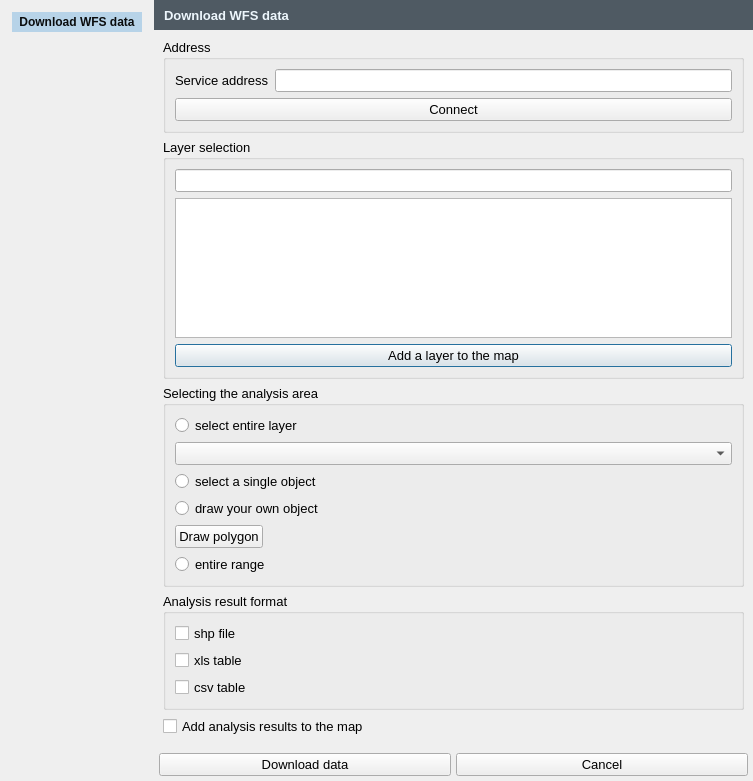
<?xml version="1.0" encoding="UTF-8"?>
<ui version="4.0">
 <class>WydrukDialog</class>
 <widget class="QDialog" name="WydrukDialog">
  <property name="windowModality">
   <enum>Qt::NonModal</enum>
  </property>
  <property name="enabled">
   <bool>true</bool>
  </property>
  <property name="geometry">
   <rect>
    <x>0</x>
    <y>0</y>
    <width>753</width>
    <height>781</height>
   </rect>
  </property>
  <property name="sizePolicy">
   <sizepolicy hsizetype="Expanding" vsizetype="Expanding">
    <horstretch>1</horstretch>
    <verstretch>1</verstretch>
   </sizepolicy>
  </property>
  <property name="font">
   <font>
    <family>Segoe UI</family>
    <pointsize>10</pointsize>
    <weight>50</weight>
    <italic>false</italic>
    <bold>false</bold>
   </font>
  </property>
  <property name="windowTitle">
   <string>GIAP-PolaMap(lite)</string>
  </property>
  <property name="windowIcon">
   <iconset>
    <normaloff>:/plugins/giap_layout/icons/giap_logo.png</normaloff>:/plugins/giap_layout/icons/giap_logo.png</iconset>
  </property>
  <property name="styleSheet">
   <string notr="true"/>
  </property>
  <property name="locale">
   <locale language="English" country="UnitedKingdom"/>
  </property>
  <property name="sizeGripEnabled">
   <bool>false</bool>
  </property>
  <layout class="QGridLayout" name="gridLayout">
   <property name="leftMargin">
    <number>0</number>
   </property>
   <property name="topMargin">
    <number>0</number>
   </property>
   <property name="rightMargin">
    <number>0</number>
   </property>
   <property name="bottomMargin">
    <number>0</number>
   </property>
   <property name="spacing">
    <number>0</number>
   </property>
   <item row="1" column="1">
    <widget class="QStackedWidget" name="stackedWidget">
     <property name="font">
      <font>
       <family>Segoe UI</family>
       <pointsize>10</pointsize>
       <weight>50</weight>
       <italic>false</italic>
       <bold>false</bold>
      </font>
     </property>
     <property name="styleSheet">
      <string notr="true"/>
     </property>
     <property name="frameShape">
      <enum>QFrame::NoFrame</enum>
     </property>
     <property name="frameShadow">
      <enum>QFrame::Plain</enum>
     </property>
     <property name="currentIndex">
      <number>0</number>
     </property>
     <widget class="QWidget" name="opis">
      <layout class="QGridLayout" name="gridLayout_3">
       <property name="leftMargin">
        <number>0</number>
       </property>
       <property name="topMargin">
        <number>0</number>
       </property>
       <property name="rightMargin">
        <number>0</number>
       </property>
       <property name="bottomMargin">
        <number>0</number>
       </property>
       <property name="spacing">
        <number>0</number>
       </property>
       <item row="0" column="0">
        <widget class="QFrame" name="frame_7">
         <property name="minimumSize">
          <size>
           <width>200</width>
           <height>30</height>
          </size>
         </property>
         <property name="maximumSize">
          <size>
           <width>16777215</width>
           <height>30</height>
          </size>
         </property>
         <property name="styleSheet">
          <string notr="true">background-color: #4f5a63;
</string>
         </property>
         <property name="frameShape">
          <enum>QFrame::NoFrame</enum>
         </property>
         <property name="frameShadow">
          <enum>QFrame::Plain</enum>
         </property>
         <widget class="QLabel" name="title_label">
          <property name="geometry">
           <rect>
            <x>10</x>
            <y>0</y>
            <width>321</width>
            <height>30</height>
           </rect>
          </property>
          <property name="font">
           <font>
            <family>Segoe UI</family>
            <pointsize>10</pointsize>
            <weight>75</weight>
            <italic>false</italic>
            <bold>true</bold>
           </font>
          </property>
          <property name="styleSheet">
           <string notr="true">color : #EDF6FC;	font-weight: bold;</string>
          </property>
          <property name="text">
           <string>Download WFS data</string>
          </property>
         </widget>
        </widget>
       </item>
       <item row="1" column="0">
        <widget class="QFrame" name="frame_main">
         <property name="sizePolicy">
          <sizepolicy hsizetype="Expanding" vsizetype="Expanding">
           <horstretch>0</horstretch>
           <verstretch>0</verstretch>
          </sizepolicy>
         </property>
         <property name="frameShape">
          <enum>QFrame::NoFrame</enum>
         </property>
         <property name="frameShadow">
          <enum>QFrame::Plain</enum>
         </property>
         <layout class="QGridLayout" name="gridLayout_4">
          <item row="3" column="0">
           <widget class="QGroupBox" name="groupBox_4">
            <property name="sizePolicy">
             <sizepolicy hsizetype="Preferred" vsizetype="Maximum">
              <horstretch>0</horstretch>
              <verstretch>0</verstretch>
             </sizepolicy>
            </property>
            <property name="title">
             <string>Analysis result format</string>
            </property>
            <layout class="QGridLayout" name="gridLayout_8">
             <property name="topMargin">
              <number>9</number>
             </property>
             <item row="1" column="0">
              <widget class="QCheckBox" name="xslCheckBox">
               <property name="text">
                <string>xls table</string>
               </property>
              </widget>
             </item>
             <item row="0" column="0">
              <widget class="QCheckBox" name="shpCheckBox">
               <property name="text">
                <string>shp file</string>
               </property>
              </widget>
             </item>
             <item row="2" column="0">
              <widget class="QCheckBox" name="csvCheckBox">
               <property name="text">
                <string>csv table</string>
               </property>
              </widget>
             </item>
            </layout>
           </widget>
          </item>
          <item row="1" column="0">
           <widget class="QGroupBox" name="groupBox_2">
            <property name="sizePolicy">
             <sizepolicy hsizetype="Preferred" vsizetype="Preferred">
              <horstretch>0</horstretch>
              <verstretch>0</verstretch>
             </sizepolicy>
            </property>
            <property name="title">
             <string>Layer selection</string>
            </property>
            <layout class="QGridLayout" name="gridLayout_6">
             <property name="topMargin">
              <number>9</number>
             </property>
             <item row="1" column="0">
              <widget class="QLineEdit" name="chooseLayerEdit">
               <property name="inputMask">
                <string/>
               </property>
               <property name="maxLength">
                <number>32767</number>
               </property>
              </widget>
             </item>
             <item row="3" column="0">
              <widget class="QPushButton" name="addToMapButton">
               <property name="enabled">
                <bool>true</bool>
               </property>
               <property name="sizePolicy">
                <sizepolicy hsizetype="Minimum" vsizetype="Fixed">
                 <horstretch>0</horstretch>
                 <verstretch>0</verstretch>
                </sizepolicy>
               </property>
               <property name="text">
                <string>Add a layer to the map</string>
               </property>
              </widget>
             </item>
             <item row="2" column="0">
              <widget class="QListView" name="listView">
               <property name="sizePolicy">
                <sizepolicy hsizetype="Expanding" vsizetype="Ignored">
                 <horstretch>0</horstretch>
                 <verstretch>0</verstretch>
                </sizepolicy>
               </property>
               <property name="minimumSize">
                <size>
                 <width>0</width>
                 <height>140</height>
                </size>
               </property>
              </widget>
             </item>
            </layout>
           </widget>
          </item>
          <item row="2" column="0">
           <widget class="QGroupBox" name="groupBox_5">
            <property name="sizePolicy">
             <sizepolicy hsizetype="Preferred" vsizetype="Maximum">
              <horstretch>0</horstretch>
              <verstretch>0</verstretch>
             </sizepolicy>
            </property>
            <property name="title">
             <string>Selecting the analysis area</string>
            </property>
            <layout class="QGridLayout" name="gridLayout_10">
             <property name="topMargin">
              <number>9</number>
             </property>
             <item row="10" column="0">
              <widget class="QRadioButton" name="entireRangeButton">
               <property name="text">
                <string>entire range</string>
               </property>
              </widget>
             </item>
             <item row="2" column="0">
              <widget class="QRadioButton" name="singleObjectButton">
               <property name="text">
                <string>select a single object</string>
               </property>
              </widget>
             </item>
             <item row="1" column="0">
              <widget class="QgsMapLayerComboBox" name="mMapLayerComboBox">
               <property name="sizePolicy">
                <sizepolicy hsizetype="Preferred" vsizetype="Fixed">
                 <horstretch>0</horstretch>
                 <verstretch>0</verstretch>
                </sizepolicy>
               </property>
              </widget>
             </item>
             <item row="0" column="0">
              <widget class="QRadioButton" name="entireLayerButton">
               <property name="sizePolicy">
                <sizepolicy hsizetype="Minimum" vsizetype="Fixed">
                 <horstretch>0</horstretch>
                 <verstretch>0</verstretch>
                </sizepolicy>
               </property>
               <property name="text">
                <string>select entire layer</string>
               </property>
              </widget>
             </item>
             <item row="8" column="0">
              <widget class="QRadioButton" name="yourObjectButton">
               <property name="text">
                <string>draw your own object</string>
               </property>
              </widget>
             </item>
             <item row="9" column="0">
              <layout class="QHBoxLayout" name="horizontalLayout_2">
               <item>
                <widget class="QPushButton" name="drawPolygonButton">
                 <property name="enabled">
                  <bool>true</bool>
                 </property>
                 <property name="text">
                  <string>Draw polygon</string>
                 </property>
                </widget>
               </item>
               <item>
                <spacer name="horizontalSpacer_4">
                 <property name="orientation">
                  <enum>Qt::Horizontal</enum>
                 </property>
                 <property name="sizeHint" stdset="0">
                  <size>
                   <width>40</width>
                   <height>20</height>
                  </size>
                 </property>
                </spacer>
               </item>
              </layout>
             </item>
            </layout>
           </widget>
          </item>
          <item row="5" column="0">
           <spacer name="verticalSpacer">
            <property name="orientation">
             <enum>Qt::Vertical</enum>
            </property>
            <property name="sizeHint" stdset="0">
             <size>
              <width>20</width>
              <height>40</height>
             </size>
            </property>
           </spacer>
          </item>
          <item row="4" column="0">
           <widget class="QCheckBox" name="addResultsCheckBox">
            <property name="text">
             <string>Add analysis results to the map</string>
            </property>
           </widget>
          </item>
          <item row="0" column="0">
           <widget class="QGroupBox" name="groupBox">
            <property name="minimumSize">
             <size>
              <width>0</width>
              <height>0</height>
             </size>
            </property>
            <property name="title">
             <string>Address</string>
            </property>
            <layout class="QGridLayout" name="gridLayout_2">
             <item row="0" column="0">
              <widget class="QLabel" name="label">
               <property name="text">
                <string>Service address</string>
               </property>
              </widget>
             </item>
             <item row="0" column="1">
              <widget class="QLineEdit" name="serviceAddressEdit">
               <property name="text">
                <string/>
               </property>
              </widget>
             </item>
             <item row="1" column="0" colspan="2">
              <widget class="QPushButton" name="connectButton">
               <property name="sizePolicy">
                <sizepolicy hsizetype="Minimum" vsizetype="Fixed">
                 <horstretch>0</horstretch>
                 <verstretch>0</verstretch>
                </sizepolicy>
               </property>
               <property name="text">
                <string>Connect</string>
               </property>
              </widget>
             </item>
            </layout>
           </widget>
          </item>
         </layout>
        </widget>
       </item>
      </layout>
     </widget>
    </widget>
   </item>
   <item row="2" column="1">
    <layout class="QHBoxLayout" name="horizontalLayout">
     <property name="spacing">
      <number>5</number>
     </property>
     <property name="leftMargin">
      <number>5</number>
     </property>
     <property name="topMargin">
      <number>5</number>
     </property>
     <property name="rightMargin">
      <number>5</number>
     </property>
     <property name="bottomMargin">
      <number>5</number>
     </property>
     <item>
      <widget class="QPushButton" name="downloadButton">
       <property name="sizePolicy">
        <sizepolicy hsizetype="Expanding" vsizetype="Fixed">
         <horstretch>0</horstretch>
         <verstretch>0</verstretch>
        </sizepolicy>
       </property>
       <property name="text">
        <string>Download data</string>
       </property>
      </widget>
     </item>
     <item>
      <widget class="QPushButton" name="cancelButton">
       <property name="sizePolicy">
        <sizepolicy hsizetype="Expanding" vsizetype="Fixed">
         <horstretch>0</horstretch>
         <verstretch>0</verstretch>
        </sizepolicy>
       </property>
       <property name="font">
        <font>
         <family>Segoe UI</family>
         <pointsize>10</pointsize>
         <weight>50</weight>
         <italic>false</italic>
         <bold>false</bold>
        </font>
       </property>
       <property name="text">
        <string>Cancel</string>
       </property>
      </widget>
     </item>
    </layout>
   </item>
   <item row="0" column="0" rowspan="3">
    <widget class="QFrame" name="frame">
     <property name="minimumSize">
      <size>
       <width>120</width>
       <height>0</height>
      </size>
     </property>
     <property name="font">
      <font>
       <family>Segoe UI</family>
       <pointsize>10</pointsize>
       <weight>50</weight>
       <italic>false</italic>
       <bold>false</bold>
      </font>
     </property>
     <property name="styleSheet">
      <string notr="true">border-right: 2px solid #b7d3e8;
</string>
     </property>
     <layout class="QVBoxLayout" name="verticalLayout">
      <property name="spacing">
       <number>9</number>
      </property>
      <property name="leftMargin">
       <number>12</number>
      </property>
      <property name="topMargin">
       <number>12</number>
      </property>
      <property name="rightMargin">
       <number>12</number>
      </property>
      <property name="bottomMargin">
       <number>5</number>
      </property>
      <item>
       <widget class="QLabel" name="label_side">
        <property name="minimumSize">
         <size>
          <width>130</width>
          <height>20</height>
         </size>
        </property>
        <property name="styleSheet">
         <string notr="true">   background-color: #b7d3e8;
   color:  #0A0C0D;

   font-weight: bold;
</string>
        </property>
        <property name="text">
         <string>Download WFS data</string>
        </property>
        <property name="alignment">
         <set>Qt::AlignCenter</set>
        </property>
       </widget>
      </item>
      <item>
       <spacer name="verticalSpacer_3">
        <property name="orientation">
         <enum>Qt::Vertical</enum>
        </property>
        <property name="sizeHint" stdset="0">
         <size>
          <width>20</width>
          <height>40</height>
         </size>
        </property>
       </spacer>
      </item>
     </layout>
     <zorder>verticalSpacer_3</zorder>
     <zorder>label_side</zorder>
    </widget>
   </item>
  </layout>
 </widget>
 <customwidgets>
  <customwidget>
   <class>QgsMapLayerComboBox</class>
   <extends>QComboBox</extends>
   <header>qgsmaplayercombobox.h</header>
  </customwidget>
 </customwidgets>
 <resources/>
 <connections>
  <connection>
   <sender>cancelButton</sender>
   <signal>clicked()</signal>
   <receiver>WydrukDialog</receiver>
   <slot>reject()</slot>
   <hints>
    <hint type="sourcelabel">
     <x>601</x>
     <y>763</y>
    </hint>
    <hint type="destinationlabel">
     <x>376</x>
     <y>390</y>
    </hint>
   </hints>
  </connection>
 </connections>
</ui>
